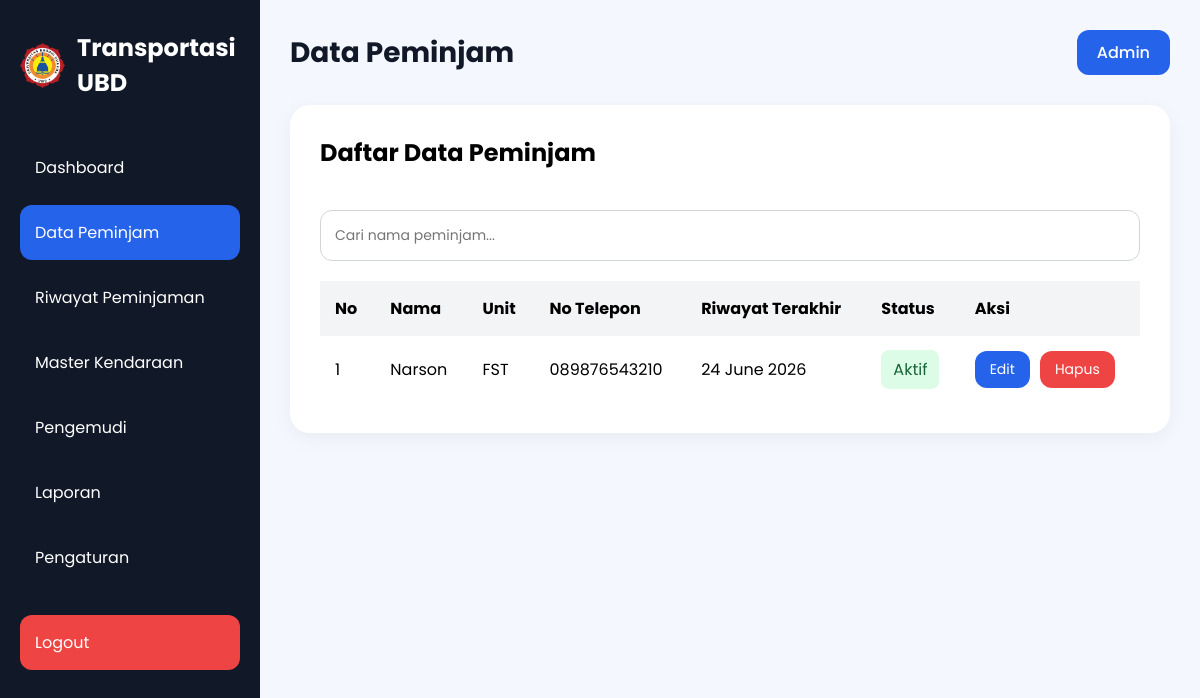
The page /data-peminjam.php (signed in) on the database as committed earlier.
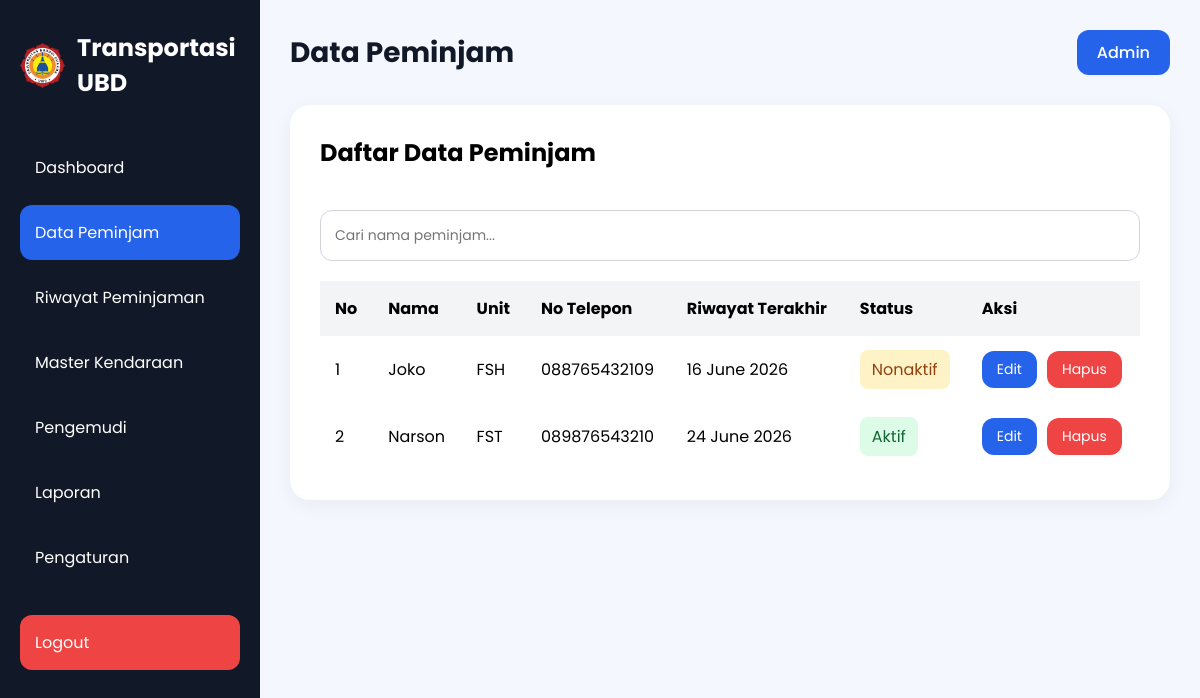
The same page on the database as committed later.
### tables this page shows
CREATE TABLE `data_peminjam` (
  `id` int(11) NOT NULL,
  `nama_peminjam` varchar(100) NOT NULL,
  `unit` varchar(100) NOT NULL,
  `no_telepon` varchar(20) NOT NULL,
  `status` enum('aktif','nonaktif') DEFAULT 'aktif',
  `created_at` timestamp NOT NULL DEFAULT current_timestamp()
);

CREATE TABLE `riwayat` (
  `id` int(11) NOT NULL,
  `nama_peminjam` varchar(100) NOT NULL,
  `kendaraan` varchar(100) NOT NULL,
  `pengemudi` varchar(100) NOT NULL,
  `tanggal_pinjam` date NOT NULL,
  `jam_berangkat` time NOT NULL,
  `tanggal_kembali` date NOT NULL,
  `jam_kembali` time NOT NULL,
  `keperluan` text NOT NULL,
  `tujuan` text NOT NULL,
  `status` enum('disetujui','pending','ditolak') DEFAULT 'pending',
  `created_at` timestamp NOT NULL DEFAULT current_timestamp()
);

### data-peminjam.php (the view, shortened to what this page needs)
<?php
require_once "config/koneksi.php";
$query = mysqli_query($conn, "
    SELECT *
    FROM data_peminjam
    ORDER BY id DESC
");
?>
<!DOCTYPE html>
<html lang="id">
<head>
    <link rel="stylesheet" href="style.css">
</head>
<body>
<div class="container">
    <div class="sidebar">
        <div class="logo">
    <img
        src="logo ubd.png"
        alt="Logo UBD"
        class="logo-img"
    >
    <h2>Transportasi UBD</h2>
</div>
        <ul class="menu">
            <li>
                <a href="index.php">Dashboard</a>
            </li>
            <li class="active">
                <a href="data-peminjam.php">Data Peminjam</a>
            </li>
            <li>
                <a href="riwayat.php">Riwayat Peminjaman</a>
            </li>
            <li>
                <a href="kendaraan.php">Master Kendaraan</a>
            </li>
            <li>
                <a href="pengemudi.php">Pengemudi</a>
            </li>
            <li>
                <a href="laporan.php">Laporan</a>
            </li>
            <li>
                <a href="pengaturan.php">Pengaturan</a>
            </li>
            <li class="logout-menu">
                <a href="proses/logout.php">Logout</a>
            </li>
        </ul>
    </div>
    <div class="main-content">
        <div class="navbar">
            <h1>Data Peminjam</h1>
            <div class="profile">
                <a href="LOGIN.html">Admin</a>
            </div>
        </div>
        <div class="table-container">
            <div style="
                display:flex;
                justify-content:space-between;
                align-items:center;
                margin-bottom:20px;
            ">
                <h2>Daftar Data Peminjam</h2>
            </div>
            <div class="input-group">
                <input
                type="text"
                id="searchInput"
                placeholder="Cari nama peminjam..."
>
        </div>
            <table>
                <thead>
                    <tr>
                        <th>No</th>
                        <th>Nama</th>
                        <th>Unit</th>
                        <th>No Telepon</th>
                        <th>Riwayat Terakhir</th>
                        <th>Status</th>
                        <th>Aksi</th>
                    </tr>
                </thead>
                <tbody id="dataPeminjam">
                    <?php
                    $no = 1;
                    while ($row = mysqli_fetch_assoc($query)) :
                    ?>
                    <?php
                    $nama = $row['nama_peminjam'];
                    $qRiwayat = mysqli_query($conn,"
                        SELECT tanggal_kembali, jam_kembali
                        FROM riwayat
                        WHERE nama_peminjam = '$nama'
                        ORDER BY id DESC
                        LIMIT 1
                    ");
                    $riwayat = mysqli_fetch_assoc($qRiwayat);
                    if($riwayat){
                        $batas_kembali = strtotime(
                            $riwayat['tanggal_kembali'] . ' ' .
                            $riwayat['jam_kembali']
                        );
                        $status = (time() <= $batas_kembali)
                            ? 'aktif'
                            : 'nonaktif';
                    }else{
                        $status = 'nonaktif';
                    }
                    ?>
                    <tr>
                        <td><?= $no++; ?></td>
                        <td><?= $row['nama_peminjam']; ?></td>
                        <td><?= $row['unit']; ?></td>
                        <td><?= $row['no_telepon']; ?></td>
                        <td>
                            <?php if ($riwayat) : ?>
                                <?= date('d F Y', strtotime($riwayat['tanggal_kembali'])) ?>
                            <?php else : ?>
                                -
                            <?php endif; ?>
                        </td>
                        <td>
                            <?php if ($status == 'aktif') : ?>
                                <span class="success">
                                    Aktif
                                </span>
                            <?php else : ?>
                                <span class="pending">
                                    Nonaktif
                                </span>
                            <?php endif; ?>
                        </td>
                        <td>
                            <div class="action-buttons">
                                <button style="
                                    width:auto;
                                    padding:8px 15px;
                                    font-size:14px;
                                    "class = "btn-1 btnEdit"
                                    data-id="<?= $row['id']; ?>"
                                    data-nama="<?= $row['nama_peminjam']; ?>"
                                    data-unit="<?= $row['unit']; ?>"
                                    data-telp="<?= $row['no_telepon']; ?>">
                                    Edit
                                </button>
                                <button
                                    style="
                                        width:auto;
                                        padding:8px 15px;
                                        font-size:14px;
                                        background:#ef4444;"
                                    class="btn-1 btnHapusPeminjam"
                                    data-id="<?= $row['id']; ?>"
                                    data-nama="<?= $row['nama_peminjam']; ?>"
                                >
                                    Hapus
                                </button>
                            </div>
                        </td>
                    </tr>
                    <?php endwhile; ?>
                </tbody>
            </table>
        </div>
    </div>
</div>
</body>
</html>

### style.css (style rules this page uses)
* { margin:0; padding:0; box-sizing:border-box; font-family:'Poppins', sans-serif; }
body { background:#f4f7fe; }
.container { display:flex; }
.sidebar { width:260px; height:100vh; background:#111827; color:white; padding:30px 20px; position:fixed; }
.logo { display:flex; align-items:center; gap:12px; margin-bottom:40px; }
.logo-img { width:45px; height:45px; object-fit:contain; }
.logo h2 { font-size:24px; }
.menu { list-style:none; }
.menu li { padding:15px; margin-bottom:10px; border-radius:12px; cursor:pointer; transition:0.3s; }
.menu .active { background:#2563eb; }
.main-content { margin-left:260px; width:100%; padding:30px; }
.navbar { display:flex; justify-content:space-between; align-items:center; margin-bottom:30px; }
.navbar h1 { font-size:28px; color:#111827; }
.profile { background:#2563eb; padding:10px 20px; border-radius:12px; }
.profile a { color:white; text-decoration:none; font-weight:500; display:block; }
.input-group { display:flex; flex-direction:column; margin-bottom:20px; width:100%; }
.input-group input, .input-group textarea, .input-group select { padding:14px; border:1px solid #d1d5db; border-radius:12px; outline:none; font-size:14px; }
.btn-1 { width:100%; padding:15px; border:none; background:#2563eb; color:white; border-radius:12px; font-size:16px; cursor:pointer; transition:0.3s; }
.table-container { background:white; padding:30px; border-radius:20px; box-shadow:0 5px 20px rgba(0,0,0,0.05); }
.table-container h2 { margin-bottom:20px; }
table { width:100%; border-collapse:collapse; }
table th, table td { padding:15px; text-align:left; }
table th { background:#f3f4f6; }
.success { background:#dcfce7; color:#166534; padding:8px 12px; border-radius:8px; }
.pending { background:#fef3c7; color:#92400e; padding:8px 12px; border-radius:8px; }
.menu li a { text-decoration: none; color: white; display: block; width: 100%; }
.action-buttons { display:flex; flex-direction:row; gap:10px; align-items:center; }
.logout-menu { margin-top:30px; background:#ef4444; border-radius:12px; }
.logout-menu a { color:white; text-decoration:none; display:block; }

Rows that differ between the two databases and show on the page:
added data_peminjam: nama_peminjam "Joko", unit "FSH", no_telepon "088765432109", riwayat.tanggal_kembali "16 June 2026", shows "Nonaktif"
